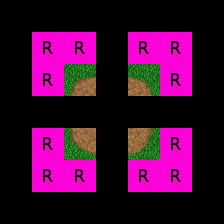

A 2D game scene composited from a Tiled map and its tileset images. What follows is a short description and the map's XML, with each tile layer's data collapsed to a summary:
An orthogonal 7x7 tile map with 32x32 px tiles, 3 tile layers (Regions, Input_set, Output1_Ground), 4 tilesets.

<map version="1.0" orientation="orthogonal" width="7" height="7" tilewidth="32" tileheight="32">
 <tileset firstgid="1" name="Woodland" tilewidth="32" tileheight="32">
  <image source="../../graphics/tiles/Woodland_ground.png" width="512" height="512" />
 </tileset>
 <tileset firstgid="257" name="Collision" tilewidth="32" tileheight="32">
  <image source="../../graphics/tiles/collision.png" width="64" height="32" />
 </tileset>
 <tileset firstgid="259" name="set_rules" tilewidth="32" tileheight="32">
  <image source="../../graphics/tiles/set_rules.png" width="64" height="64" />
 </tileset>
 <tileset firstgid="263" name="set_woodland" tilewidth="32" tileheight="32">
  <image source="../../graphics/tiles/set_woodland.png" width="512" height="320" />
 </tileset>
 <layer name="Regions" width="7" height="7">
  <data>[49 cells, 16 non-empty, 1 distinct tile ids]</data>
 </layer>
 <layer name="Input_set" width="7" height="7">
  <data>[49 cells, 4 non-empty, 1 distinct tile ids]</data>
 </layer>
 <layer name="Output1_Ground" width="7" height="7">
  <data>[49 cells, 4 non-empty, 4 distinct tile ids]</data>
 </layer>
</map>
